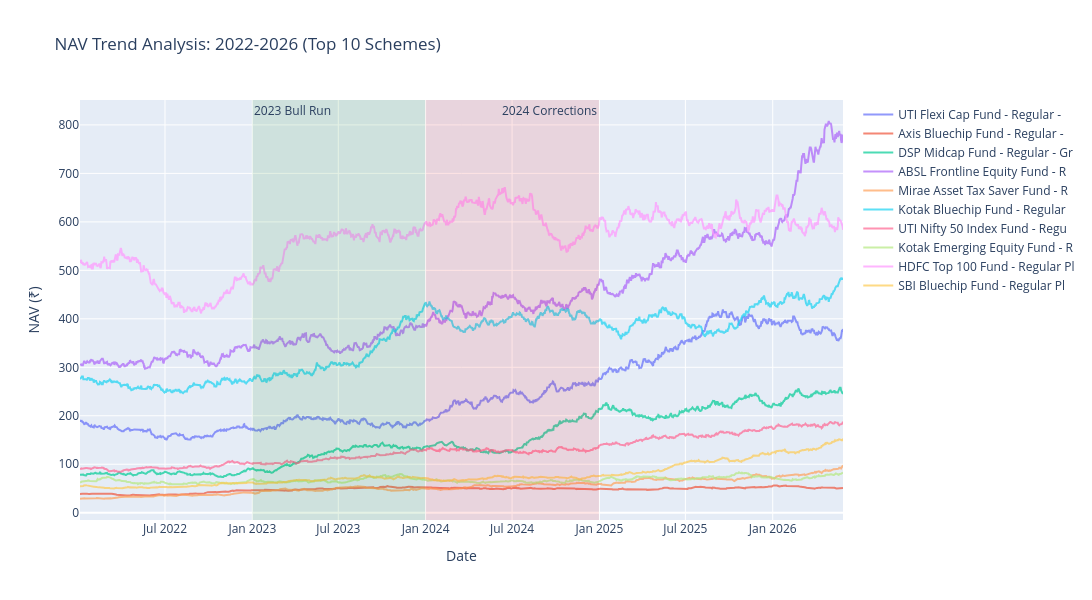

Here is the notebook cell this chart was saved with:
### Markdown cell above
## 1. NAV Trend Analysis (2022-2026)
**Finding:** Daily NAV trends show the impact of the 2023 bull run and 2024 market corrections across all 40 schemes.

### Code cell
# Plot daily NAV for all 40 schemes
fig = go.Figure()

# Get top 10 schemes by AUM for clearer visualization
top_schemes = fund_master.nlargest(10, 'expense_ratio_pct')['amfi_code'].values

for amfi_code in top_schemes:
    scheme_data = nav_history[nav_history['amfi_code'] == amfi_code].sort_values('date')
    scheme_name = fund_master[fund_master['amfi_code'] == amfi_code]['scheme_name'].values[0]
    
    fig.add_trace(go.Scatter(
        x=scheme_data['date'],
        y=scheme_data['nav'],
        mode='lines',
        name=scheme_name[:30],
        opacity=0.7
    ))

# Add shaded regions for 2023 bull run and 2024 corrections
fig.add_vrect(x0="2023-01-01", x1="2023-12-31", 
              annotation_text="2023 Bull Run", annotation_position="top left",
              fillcolor="green", opacity=0.1, line_width=0)

fig.add_vrect(x0="2024-01-01", x1="2024-12-31", 
              annotation_text="2024 Corrections", annotation_position="top right",
              fillcolor="red", opacity=0.1, line_width=0)

fig.update_layout(
    title='NAV Trend Analysis: 2022-2026 (Top 10 Schemes)',
    xaxis_title='Date',
    yaxis_title='NAV (₹)',
    hovermode='x unified',
    height=600,
    width=1400
)

fig.write_html('../reports/01_nav_trend_analysis.html')
# Ensure x-values are strings for Kaleido image export
try:
    for _tr in fig.data:
        if hasattr(_tr, 'x') and _tr.x is not None:
            _tr.x = [str(x) for x in _tr.x]
except Exception:
    pass
# Stringify datetime-like items in layout/traces for Kaleido
try:
    for _tr in fig.data:
        if hasattr(_tr, 'x') and _tr.x is not None:
            _tr.x = [str(x) for x in _tr.x]
except Exception:
    pass
try:
    if hasattr(fig.layout, 'annotations') and fig.layout.annotations is not None:
        for _ann in fig.layout.annotations:
            if hasattr(_ann, 'x') and _ann.x is not None:
                _ann.x = str(_ann.x)
            if hasattr(_ann, 'y') and _ann.y is not None:
                _ann.y = str(_ann.y)
except Exception:
    pass
try:
    if hasattr(fig.layout, 'xaxis') and hasattr(fig.layout.xaxis, 'range') and fig.layout.xaxis.range is not None:
        fig.layout.xaxis.range = [str(v) for v in fig.layout.xaxis.range]
except Exception:
    pass
fig.write_image(r'../reports/01_nav_trend_analysis.png', scale=2)
fig.show()
print('NAV Trend Analysis saved!')

### Figure 1 — Plotly figure (JSON) as saved in the notebook; plotly's stock layout.template omitted (floating-point values rounded to 4 significant figures; data arrays with more than 128 entries replaced by an {"elided": "..."} marker saying what was removed)
{"data": [{"mode": "lines", "name": "UTI Flexi Cap Fund - Regular -", "opacity": 0.7, "type": "scatter", "x": {"elided": "1608 str values"}, "y": {"elided": "1608 float values"}}, {"mode": "lines", "name": "Axis Bluechip Fund - Regular -", "opacity": 0.7, "type": "scatter", "x": {"elided": "1608 str values"}, "y": {"elided": "1608 float values"}}, {"mode": "lines", "name": "DSP Midcap Fund - Regular - Gr", "opacity": 0.7, "type": "scatter", "x": {"elided": "1608 str values"}, "y": {"elided": "1608 float values"}}, {"mode": "lines", "name": "ABSL Frontline Equity Fund - R", "opacity": 0.7, "type": "scatter", "x": {"elided": "1608 str values"}, "y": {"elided": "1608 float values"}}, {"mode": "lines", "name": "Mirae Asset Tax Saver Fund - R", "opacity": 0.7, "type": "scatter", "x": {"elided": "1608 str values"}, "y": {"elided": "1608 float values"}}, {"mode": "lines", "name": "Kotak Bluechip Fund - Regular ", "opacity": 0.7, "type": "scatter", "x": {"elided": "1608 str values"}, "y": {"elided": "1608 float values"}}, {"mode": "lines", "name": "UTI Nifty 50 Index Fund - Regu", "opacity": 0.7, "type": "scatter", "x": {"elided": "1608 str values"}, "y": {"elided": "1608 float values"}}, {"mode": "lines", "name": "Kotak Emerging Equity Fund - R", "opacity": 0.7, "type": "scatter", "x": {"elided": "1608 str values"}, "y": {"elided": "1608 float values"}}, {"mode": "lines", "name": "HDFC Top 100 Fund - Regular Pl", "opacity": 0.7, "type": "scatter", "x": {"elided": "1608 str values"}, "y": {"elided": "1608 float values"}}, {"mode": "lines", "name": "SBI Bluechip Fund - Regular Pl", "opacity": 0.7, "type": "scatter", "x": {"elided": "1608 str values"}, "y": {"elided": "1608 float values"}}], "layout": {"annotations": [{"showarrow": false, "text": "2023 Bull Run", "x": "2023-01-01", "xanchor": "left", "xref": "x", "y": "1", "yanchor": "top", "yref": "y domain"}, {"showarrow": false, "text": "2024 Corrections", "x": "2024-12-31", "xanchor": "right", "xref": "x", "y": "1", "yanchor": "top", "yref": "y domain"}], "height": 600, "hovermode": "x unified", "shapes": [{"fillcolor": "green", "line": {"width": 0}, "opacity": 0.1, "type": "rect", "x0": "2023-01-01", "x1": "2023-12-31", "xref": "x", "y0": 0, "y1": 1, "yref": "y domain"}, {"fillcolor": "red", "line": {"width": 0}, "opacity": 0.1, "type": "rect", "x0": "2024-01-01", "x1": "2024-12-31", "xref": "x", "y0": 0, "y1": 1, "yref": "y domain"}], "title": {"text": "NAV Trend Analysis: 2022-2026 (Top 10 Schemes)"}, "width": 1400, "xaxis": {"title": {"text": "Date"}}, "yaxis": {"title": {"text": "NAV (₹)"}}}}
